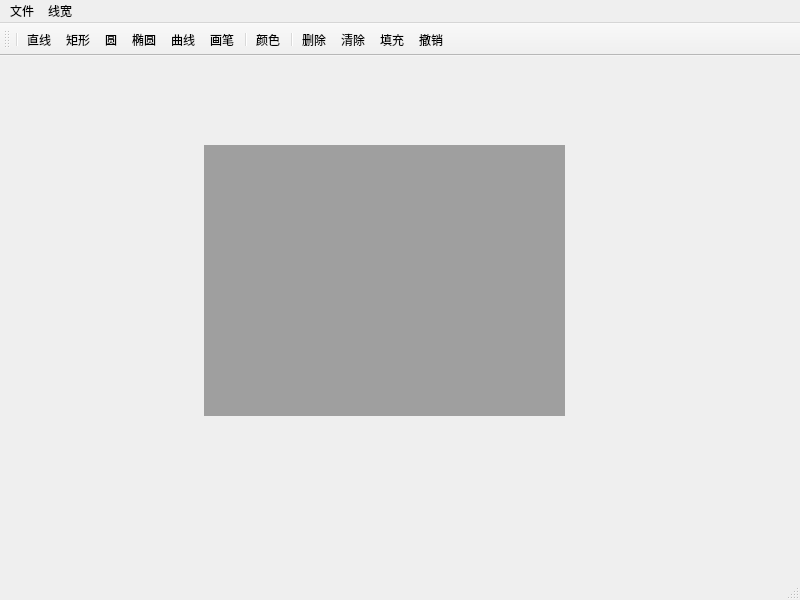
<?xml version="1.0" encoding="UTF-8"?>
<ui version="4.0">
 <class>MainWindow</class>
 <widget class="QMainWindow" name="MainWindow">
  <property name="geometry">
   <rect>
    <x>0</x>
    <y>0</y>
    <width>800</width>
    <height>600</height>
   </rect>
  </property>
  <property name="windowTitle">
   <string>MainWindow</string>
  </property>
  <widget class="QWidget" name="centralwidget">
   <widget class="QMdiArea" name="mdiArea">
    <property name="geometry">
     <rect>
      <x>204</x>
      <y>89</y>
      <width>361</width>
      <height>271</height>
     </rect>
    </property>
   </widget>
  </widget>
  <widget class="QMenuBar" name="menubar">
   <property name="geometry">
    <rect>
     <x>0</x>
     <y>0</y>
     <width>800</width>
     <height>26</height>
    </rect>
   </property>
   <widget class="QMenu" name="menuCurve">
    <property name="title">
     <string>文件</string>
    </property>
    <addaction name="actionNew"/>
    <addaction name="actionOpen"/>
    <addaction name="actionSave"/>
   </widget>
   <widget class="QMenu" name="menu">
    <property name="title">
     <string>线宽</string>
    </property>
    <addaction name="actionwidth_1"/>
    <addaction name="actionwidth_2"/>
    <addaction name="actionwidth_3"/>
    <addaction name="actionwidth_5"/>
   </widget>
   <addaction name="menuCurve"/>
   <addaction name="menu"/>
  </widget>
  <widget class="QStatusBar" name="statusbar"/>
  <widget class="QToolBar" name="toolBar">
   <property name="windowTitle">
    <string>toolBar</string>
   </property>
   <attribute name="toolBarArea">
    <enum>TopToolBarArea</enum>
   </attribute>
   <attribute name="toolBarBreak">
    <bool>false</bool>
   </attribute>
   <addaction name="separator"/>
   <addaction name="actionLine"/>
   <addaction name="actionRectangle"/>
   <addaction name="actionCircle"/>
   <addaction name="actionEllipse"/>
   <addaction name="actionCurve"/>
   <addaction name="actionPen"/>
   <addaction name="separator"/>
   <addaction name="actionColor"/>
   <addaction name="separator"/>
   <addaction name="actionDelete"/>
   <addaction name="actionClear"/>
   <addaction name="actionFill"/>
   <addaction name="actionUndo"/>
  </widget>
  <action name="actionNew">
   <property name="text">
    <string>新建</string>
   </property>
  </action>
  <action name="actionCurve">
   <property name="text">
    <string>曲线</string>
   </property>
   <property name="toolTip">
    <string>曲线</string>
   </property>
  </action>
  <action name="actionOpen">
   <property name="text">
    <string>打开</string>
   </property>
  </action>
  <action name="actionSave">
   <property name="text">
    <string>保存</string>
   </property>
  </action>
  <action name="actionCircle">
   <property name="text">
    <string>圆</string>
   </property>
  </action>
  <action name="actionEllipse">
   <property name="text">
    <string>椭圆</string>
   </property>
  </action>
  <action name="actionLine">
   <property name="text">
    <string>直线</string>
   </property>
  </action>
  <action name="actionColor">
   <property name="text">
    <string>颜色</string>
   </property>
  </action>
  <action name="actionDelete">
   <property name="text">
    <string>删除</string>
   </property>
   <property name="toolTip">
    <string>删除当前图形</string>
   </property>
  </action>
  <action name="actionClear">
   <property name="text">
    <string>清除</string>
   </property>
   <property name="toolTip">
    <string>清除所有图形</string>
   </property>
  </action>
  <action name="actionFill">
   <property name="text">
    <string>填充</string>
   </property>
   <property name="toolTip">
    <string>为图形填充颜色</string>
   </property>
  </action>
  <action name="actionUndo">
   <property name="text">
    <string>撤销</string>
   </property>
  </action>
  <action name="actionwidth_1">
   <property name="text">
    <string>width=1</string>
   </property>
   <property name="toolTip">
    <string>宽度为1</string>
   </property>
  </action>
  <action name="actionwidth_2">
   <property name="text">
    <string>width=2</string>
   </property>
   <property name="toolTip">
    <string>宽度为2</string>
   </property>
  </action>
  <action name="actionwidth_3">
   <property name="text">
    <string>width=3</string>
   </property>
   <property name="toolTip">
    <string>宽度为3</string>
   </property>
  </action>
  <action name="actionwidth_5">
   <property name="text">
    <string>width=5</string>
   </property>
   <property name="toolTip">
    <string>宽度为5</string>
   </property>
  </action>
  <action name="actionPen">
   <property name="text">
    <string>画笔</string>
   </property>
   <property name="toolTip">
    <string>画笔，涂鸦笔</string>
   </property>
  </action>
  <action name="actionRectangle">
   <property name="text">
    <string>矩形</string>
   </property>
   <property name="toolTip">
    <string>矩形</string>
   </property>
  </action>
 </widget>
 <resources/>
 <connections/>
</ui>
